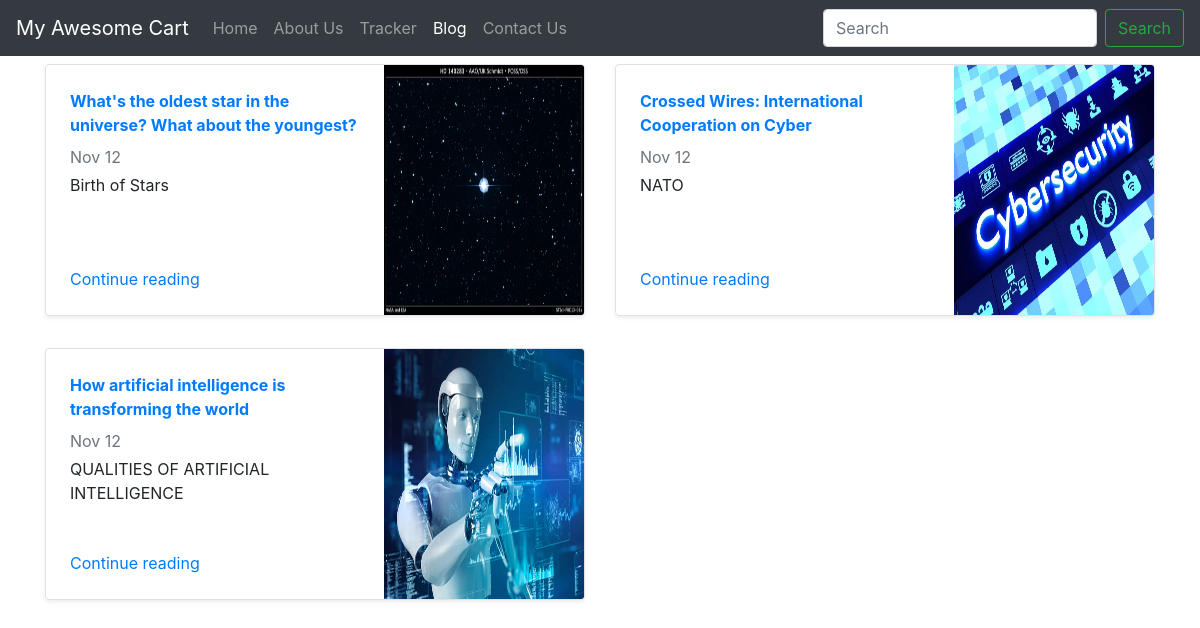
Screenshot of /blog/ with the database file from the repository.
### blog/models.py (models this page shows)
class Blogpost(models.Model):
    post_id = models.AutoField(primary_key= True)
    tilte = models.CharField(max_length=50)
    head0 = models.CharField(max_length=500)
    chead0 = models.CharField(max_length=5000)
    head1 = models.CharField(max_length=500)
    chead1 = models.CharField(max_length=5000)
    head2 = models.CharField(max_length=500)
    chead2 = models.CharField(max_length=5000)
    pub_date = models.DateField()
    thumbnail = models.ImageField(upload_to='blog/images')
    def __str__(self):
        return self.tilte

### blog/views.py (the view)
# urls.py: path("", views.index, name="blogHome"),
def index(request):
    myposts= Blogpost.objects.all()
    print(myposts)
    return render(request, 'blog/index.html', {'myposts1': myposts})

### blog/templates/blog/index.html (shortened to what this page needs)
{% extends 'blog/basic.html' %}
{% block body %}
<div class="container">
<div class="row my-2">
    {% for item in myposts1 %}
        <div class="col-md-6">
            <div
                class="row no-gutters border rounded overflow-hidden flex-md-row mb-4 shadow-sm h-md-250 position-relative">
                <div class="col p-4 d-flex flex-column position-static">
                    <strong class="d-inline-block mb-2 text-primary">{{item.head0}}</strong>
                    <div class="mb-1 text-muted">Nov 12</div>
                    <p class="card-text mb-auto">{{item.head1}}</p>
                    <a href="blogpost/{{item.post_id}}" class="stretched-link">Continue reading</a>
                </div>
                <div class="col-auto d-none d-lg-block">
                    <img src="/media/{{item.thumbnail}}" class="bd-placeholder-img" width="200" height="250"
                        aria-label="Placeholder: Thumbnail"/>
                </div>
            </div>
        </div>
{% if forloop.counter|divisibleby:2 %}
    </div><div class="row my-2">
    {% endif %}
    {% endfor %}
</div>
{% endblock %}

### blog/templates/blog/basic.html (shortened to what this page needs)
<!doctype html>
<html lang="en">
  <head>
    <link rel="stylesheet" href="https://stackpath.bootstrapcdn.com/bootstrap/4.2.1/css/bootstrap.min.css">
  </head>
  <body>
    <nav class="navbar navbar-expand-lg navbar-dark bg-dark">
  <a class="navbar-brand" href="/shop">My Awesome Cart</a>
  <div class="collapse navbar-collapse" id="navbarSupportedContent">
    <ul class="navbar-nav mr-auto">
      <li class="nav-item">
        <a class="nav-link" href="/shop">Home <span class="sr-only">(current)</span></a>
      </li>
      <li class="nav-item">
        <a class="nav-link" href="/shop/about">About Us</a>
      </li>
      <li class="nav-item">
        <a class="nav-link" href="/shop/tracker">Tracker</a>
      </li>
      <li class="nav-item active">
        <a class="nav-link" href="/blog">Blog</a>
      </li>
       <li class="nav-item">
        <a class="nav-link" href="/shop/contact">Contact Us</a>
      </li>
    </ul>
    <form class="form-inline my-2 my-lg-0">
      <input class="form-control mr-sm-2" type="search" placeholder="Search" aria-label="Search">
      <button class="btn btn-outline-success my-2 my-sm-0" type="submit">Search</button>
    </form>
  </div>
</nav>
  {% block body %} {% endblock %}
  </body>
</html>

### rows the page displays
Blogpost: head0 "What's the oldest star in the universe? What about the youngest?", head1 "Birth of Stars", thumbnail (picture)
Blogpost: head0 "Crossed Wires: International Cooperation on Cyber", head1 "NATO", thumbnail (picture)
Blogpost: head0 "How artificial intelligence is transforming the world", head1 "QUALITIES OF ARTIFICIAL INTELLIGENCE", thumbnail (picture)
